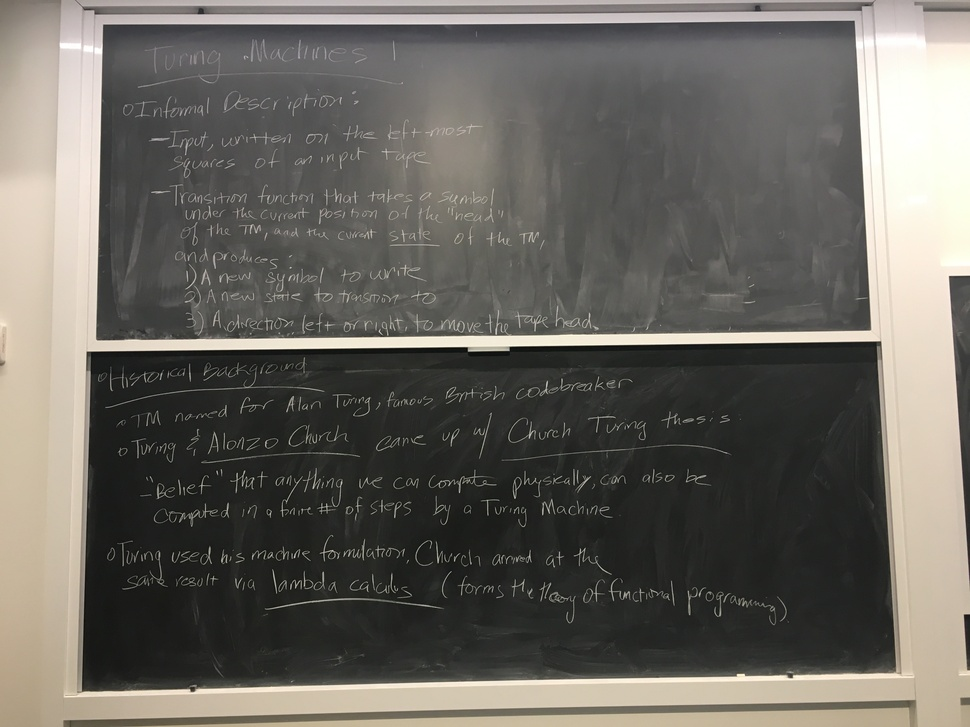
#> input picture tests/img/blackboard_original.jpg, 970 x 727 px, shrunk from 4032 x 3024 before the run
$ python preprocessing.py
#> lines starting #> are read from the running program, lines starting #| are printed output that depends on the picture
# This is a test of PyTesseract's Image-Proccessing Capabilities

from PIL import Image, ImageOps
import matplotlib.pyplot as plt
import pytesseract

im = Image.open('img/blackboard_original.jpg')
#> im is the input picture: PIL image 970x727 RGB; mean R, G, B 105.5, 102.4, 96
def preprocess(im):
    '''
    Inverts and grayscales the given image.
    '''
    im = ImageOps.invert(ImageOps.grayscale(im))
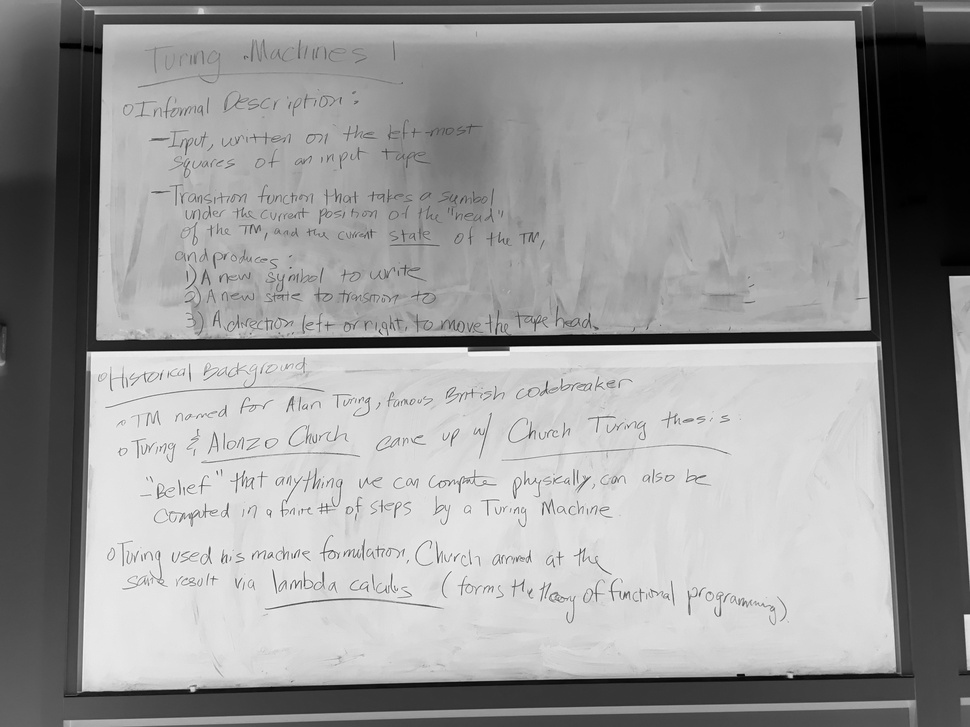
#> im: PIL image 970x727 L; min 0, max 254, mean 152.4
    return im

# The preprocessed image
prep = preprocess(im)
prep.show()

# Now we can use Google cloud for handwriting recognition and get back a
# corpus of processed words

# raw_input()
# print(pytesseract.image_to_string(prep))

$ run again, with tests/img/blackboard.jpg copied over tests/img/blackboard_original.jpg
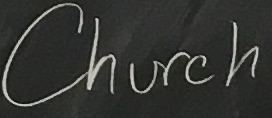
#> input picture tests/img/blackboard.jpg, 272 x 118 px
#> im is the input picture: PIL image 272x118 RGB; mean R, G, B 51.9, 52.9, 49.9
#> in preprocess, `im = ImageOps.invert(ImageOps.grayscale(im))`:
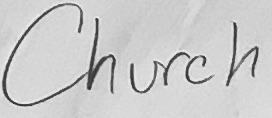
#> im: PIL image 272x118 L; min 42, max 245, mean 202.7
